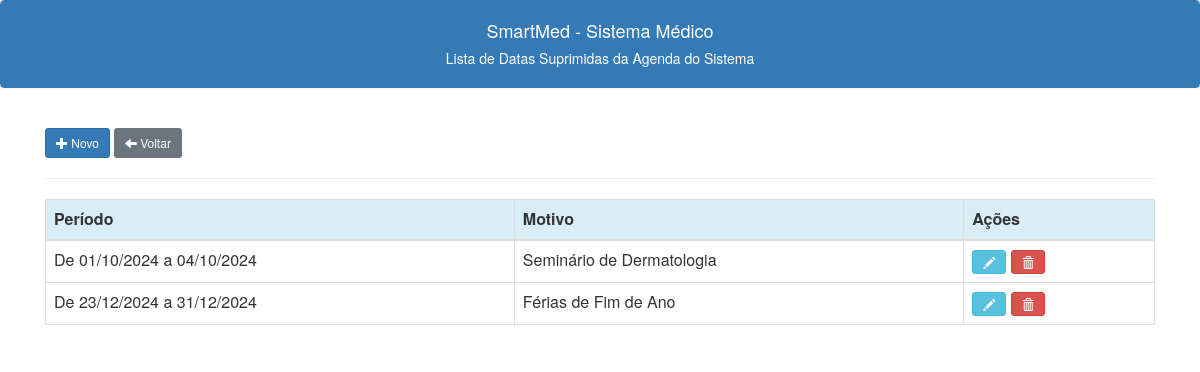
Before: /datas_suprimidas_lista.php with the older database file.
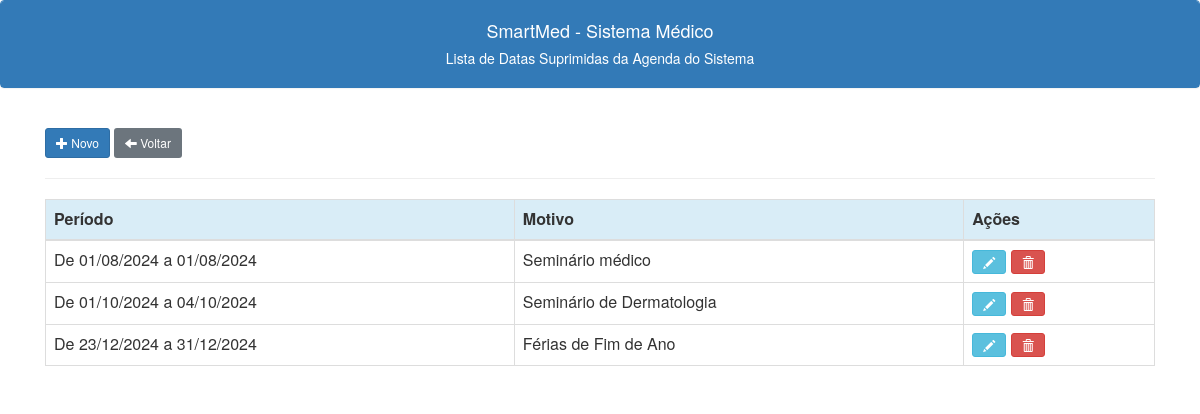
After: the same page with the newer database file.
### tables this page shows
CREATE TABLE IF NOT EXISTS `datas_suprimidas` (
  `id` int NOT NULL AUTO_INCREMENT,
  `data_inicio` date NOT NULL,
  `data_fim` date NOT NULL,
  `motivo` varchar(120) NOT NULL,
  PRIMARY KEY (`id`)
);

### datas_suprimidas_lista.php (the view, shortened to what this page needs)
<?php
include("conexao.php");
include("links.php");
?>
<!doctype html>
<html lang="en">
<head>
</head>
<body>
    <div class="panel panel-primary class">
        <div class="panel-heading text-center">
            <h4>SmartMed - Sistema Médico</h4>
            <h5>Lista de Datas Suprimidas da Agenda do Sistema<h5>
        </div>
    </div>
    <br>
    <div class="container -my5">
        <button type="button" class="btn btn-primary btn-sm" data-toggle="modal" data-target="#novaModal"><span class="glyphicon glyphicon-plus"></span>
            Novo
        </button>
        <a class="btn btn-secondary btn-sm" href="/smedweb/config_agenda.php"><span class="glyphicon glyphicon-arrow-left"></span> Voltar</a>
        <hr>
        <table class="table display table-bordered tabsuprimidas">
            <thead class="thead">
                <tr class="info">
                    <th scope="col">Período</th>
                    <th scope="col">Motivo</th>
                    <th scope="col">Ações</th>
                </tr>
            </thead>
            <tbody>
                <?php
                $c_sql = "SELECT * FROM datas_suprimidas ORDER BY datas_suprimidas.data_inicio";
                $result = $conection->query($c_sql);
                while ($c_linha = $result->fetch_assoc()) {
                    $c_dataini =  DateTime::createFromFormat('Y-m-d', $c_linha['data_inicio']);
                    $c_dataini = $c_dataini->format('d/m/Y');
                    $c_datafim =  DateTime::createFromFormat('Y-m-d', $c_linha['data_fim']);
                    $c_datafim = $c_datafim->format('d/m/Y');
                    $c_periodo = 'De ' . $c_dataini . ' a ' . $c_datafim;
                    echo  "
                    <tr>
                    <td style='display:none'>$c_linha[id]</td>
                    <td>$c_periodo</td>
                    <td>$c_linha[motivo]</td>
                    <td style='display:none'>$c_linha[data_inicio]</td>
                    <td style='display:none'>$c_linha[data_fim]</td>
                    <td>
                    <button class='btn btn-info btn-sm editbtn' data-toggle=modal' title='Editar Data Suprimida'><span class='glyphicon glyphicon-pencil'></span></button>
                    <a class='btn btn-danger btn-sm' title='Excluir Data Suprimida' href='javascript:func()'onclick='confirmacao($c_linha[id])'><span class='glyphicon glyphicon-trash'></span></a>
                    </td>
                    </tr>
                    ";
                }
                ?>
            </tbody>
        </table>
    </div>
</body>
</html>

Changed rows visible on the page:
added datas_suprimidas: c_periodo "De 01/08/2024 a 01/08/2024", motivo "Seminário médico"
